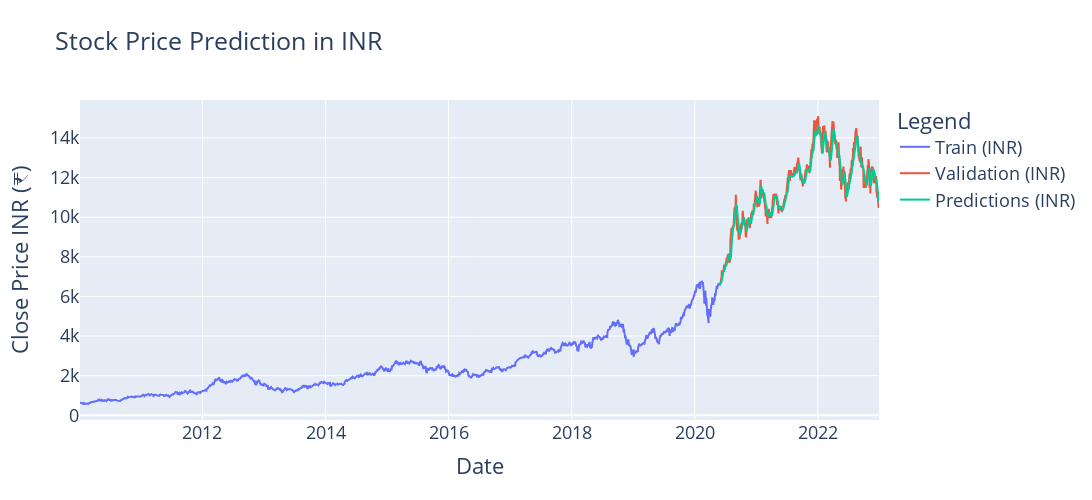

Notebook code cell kept with this figure:
### Code cell
# Update the Result in Interactive Plot to Show Prices in INR
import plotly.graph_objs as go
from plotly.subplots import make_subplots

# Create a subplot
fig = make_subplots()

# Add traces for the training data, validation data, and predictions in INR
fig.add_trace(go.Scatter(x=train.index, y=train['Close_INR'], mode='lines', name='Train (INR)'))
fig.add_trace(go.Scatter(x=valid.index, y=valid['Close_INR'], mode='lines', name='Validation (INR)'))
fig.add_trace(go.Scatter(x=valid.index, y=valid['Predictions_INR'], mode='lines', name='Predictions (INR)'))

# Update layout for titles and labels
fig.update_layout(
    title='Stock Price Prediction in INR',
    xaxis_title='Date',
    yaxis_title='Close Price INR (₹)',
    legend_title='Legend',
    font=dict(size=18),
    width=1100,
    height=500
)

# Show the interactive plot
fig.show()

### Figure 1 — Plotly figure (JSON) as saved in the notebook; plotly's stock layout.template omitted (floating-point values rounded to 4 significant figures; data arrays with more than 128 entries replaced by an {"elided": "..."} marker saying what was removed)
{"data": [{"mode": "lines", "name": "Train (INR)", "type": "scatter", "x": {"elided": "2617 str values"}, "y": {"elided": "2617 float values"}}, {"mode": "lines", "name": "Validation (INR)", "type": "scatter", "x": {"elided": "655 str values"}, "y": {"elided": "655 float values"}}, {"mode": "lines", "name": "Predictions (INR)", "type": "scatter", "x": {"elided": "655 str values"}, "y": {"elided": "655 float values"}}], "layout": {"font": {"size": 18}, "height": 500, "legend": {"title": {"text": "Legend"}}, "title": {"text": "Stock Price Prediction in INR"}, "width": 1100, "xaxis": {"anchor": "y", "autorange": true, "domain": [0, 1], "range": ["2010-01-04", "2022-12-30"], "title": {"text": "Date"}, "type": "date"}, "yaxis": {"anchor": "x", "autorange": true, "domain": [0, 1], "range": [-238.3, 15910.0], "title": {"text": "Close Price INR (₹)"}, "type": "linear"}}}
